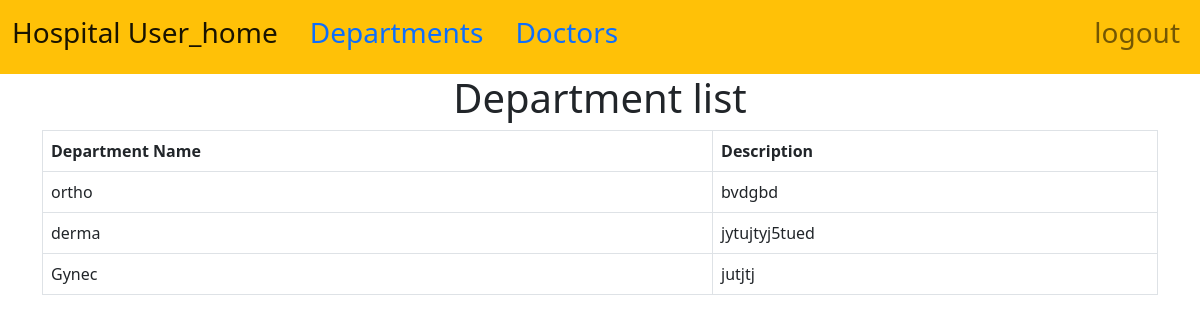
Screenshot of /departmentlist/departmentlist/ (signed in) with the database file from the repository.
### department_doctors_app/models.py (models this page shows, shortened)
class Department(models.Model):
    department_name = models.CharField(max_length=100,unique=True, blank=False, null=False,choices=[ ('ortho', 'orthopedics'), ('cardio', 'Cardiology'),
                                             ('derma', 'Dermatology'),('Gynec','Gynecology'),])
    department_description= models.TextField()

### department_doctors_app/views.py (the view)
# urls.py: path('departmentlist/', views.DepartmentListView.as_view(), name='departmentlist'),
class DepartmentListView( ListView):
    model = Department
    template_name = 'department_list.html'
    context_object_name = 'departmentList'
    login_url = '/login/'

### templates/department_list.html (shortened to what this page needs)
{% extends 'base.html' %}
{% block content %}
<div class="container">
    <center>
        <h1>Department list</h1>
        <table class="table table-bordered">
            <thead>
                <tr>
                    <th>Department Name</th>
                    <th>Description</th>
                </tr>
            </thead>
            <tbody>
                {% for i in departmentList %}
                <tr>
                    <td>{{ i.department_name }}</td>
                    <td>{{ i.department_description }}</td>
                </tr>
                {% endfor %}
            </tbody>
        </table>
    </center>
</div>
{% endblock %}

### rows the page displays
Department: department_name "ortho", department_description "bvdgbd"
Department: department_name "derma", department_description "jytujtyj5tued"
Department: department_name "Gynec", department_description "jutjtj"
